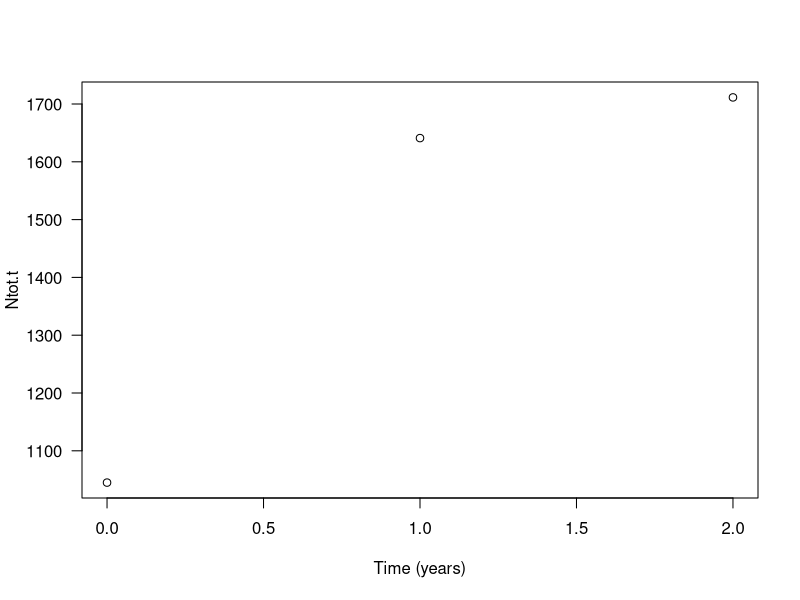
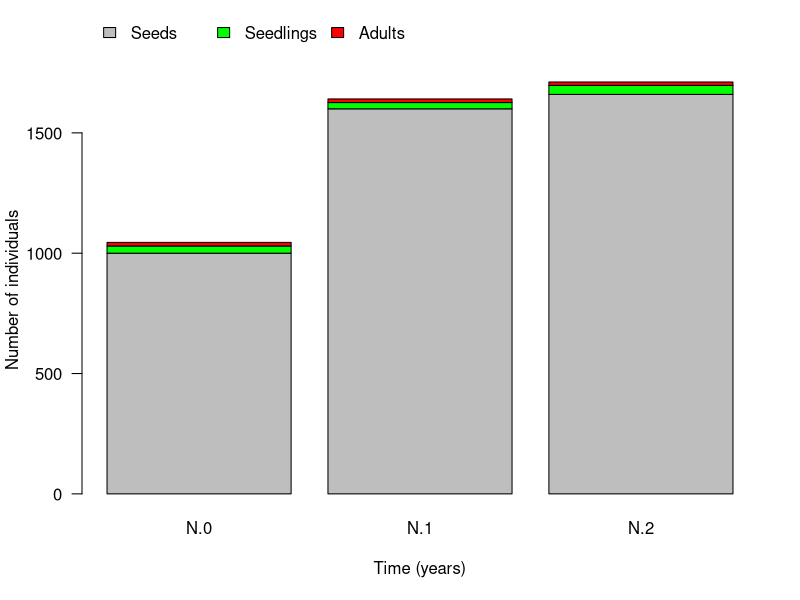
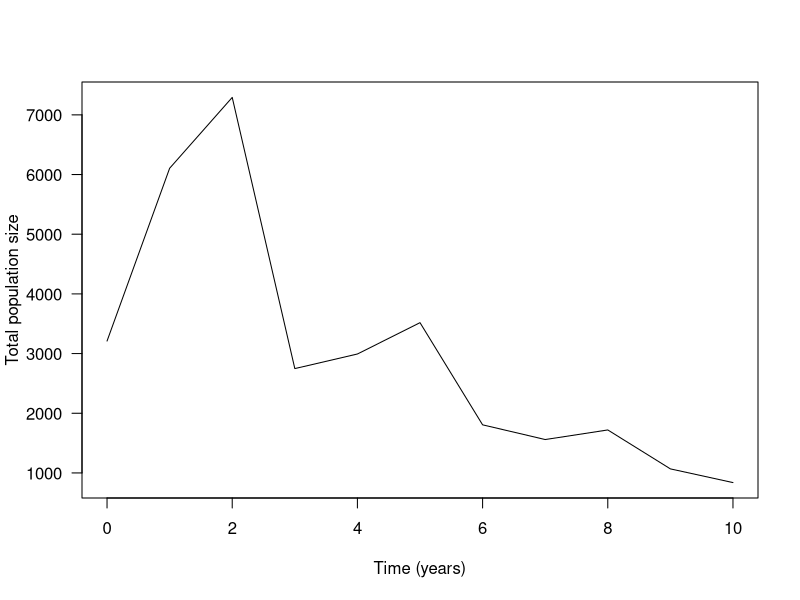

Write R code to recreate these figures, in order.
## ---- chunk 1
knitr::opts_chunk$set(echo = TRUE)
## ---- chunk 2
transition.matrix <- matrix(c(0.1,0,100,0.02,0.2,0,0,0.2,0.6), nrow=3, ncol=3, byrow=T)
transition.matrix
## ---- chunk 3
N.0 <- matrix(c(1000, 30, 15), nrow=3, ncol=1, byrow=T)
N.0
## ---- chunk 4
(N.1 <- transition.matrix %*% N.0) # the parentheses around a command make that the vector N.1 is immediately shown, that is, without explicitly asking for it as was done in the two previous commands.
## ---- chunk 5
(N.2 <- transition.matrix %*% N.1)
## ---- chunk 6
(Ntot.0 <- sum(N.0)) 
(Ntot.1 <- sum(N.1))
(Ntot.2 <- sum(N.2))
## ---- chunk 7
plot(x=c(0:2), y=c(Ntot.0, Ntot.1, Ntot.2), xlab="Time (years)", ylab="Ntot.t", las=1)
## ---- chunk 8
par(xpd=T) # allows plotting on margin (for legend)
barplot(cbind(N.0, N.1, N.2), las=1, col=c("grey", "green", "red"), names.arg=c("N.0", "N.1", "N.2"), ylab="Number of individuals", xlab="Time (years)")
legend(x=0.1, y=2000, bty="n", legend=c("Seeds", "Seedlings", "Adults"), fill=c("grey", "green", "red"), horiz=T)
## ---- chunk 9
(lambda.1 <- Ntot.1/Ntot.0)
## ---- chunk 10
meadow.matrix <- matrix(c(0.001,0,200,0.01,0.2,0,0,0.2,0), nrow=3, ncol=3, byrow=T)
meadow.matrix
## ---- chunk 11
N.0 <- matrix(c(3000, 180, 30), nrow=3, ncol=1, byrow=T)
N.0
## ---- chunk 12
pop.dev <- data.frame(time=c(0:10), Seeds=rep(NA,11), Juv=rep(NA,11), Adults=rep(NA,11), N=rep(NA,11), lambda=rep(NA,11))
## ---- chunk 13
pop.dev
## ---- chunk 14
pop.dev[1, "Seeds"] <- N.0[1]
pop.dev[1, "Juv"] <- N.0[2]
pop.dev[1, "Adults"] <- N.0[3]
pop.dev[1, "N"] <- sum(N.0)
## ---- chunk 15
N.t <-N.0 # this creates a new vector, called N.t, and we give it the values that are stored in N.0
for (n in 2:11) # the loop "runs" from n=2 to n=11 (representing the years 1 to 10 in the data frame)
{
  N.t.plus.1 <- meadow.matrix %*% N.t # computes the population vector for the next time step
  pop.dev[n, "N"] <- sum(N.t.plus.1) # the following lines enter the outcome into the data frame
  pop.dev[n, "Seeds"] <- N.t.plus.1[1]
  pop.dev[n, "Juv"] <- N.t.plus.1[2]
  pop.dev[n, "Adults"] <- N.t.plus.1[3]
  pop.dev[n, "lambda"] <- sum(N.t.plus.1)/sum(N.t)
  N.t <- N.t.plus.1 # updates the current values stored in N.t
}
## ---- chunk 16
plot(pop.dev$time, pop.dev$N, type="l", ylab="Total population size", xlab="Time (years)", las=1)
